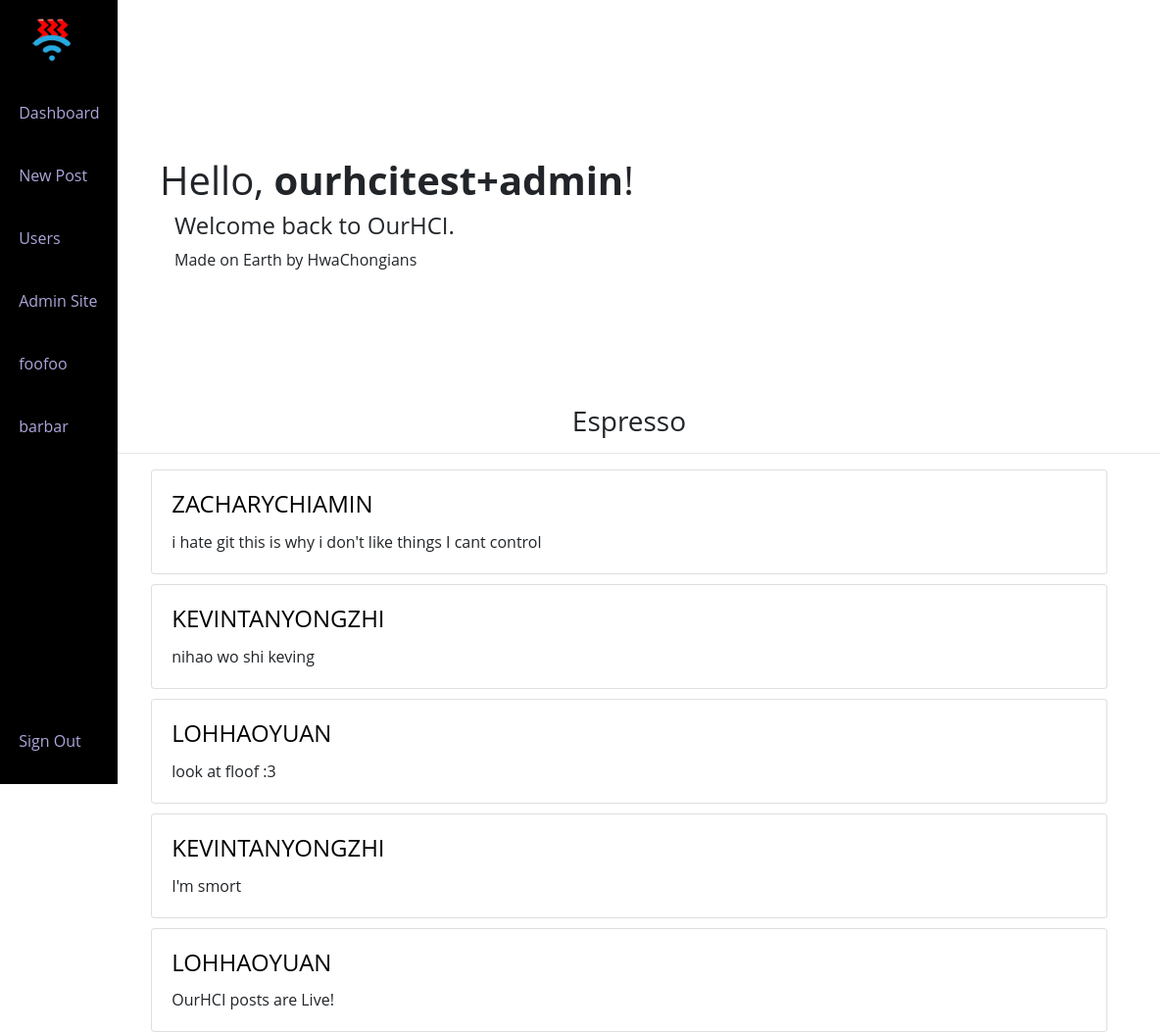
/ (signed in), run on the app's committed database.
### ourapp/models.py (models this page shows)
class User(AbstractUser):
    hciclass = models.CharField(max_length=3, null=False, blank=False)
    consortium = models.CharField(max_length=8, null=True, blank=True)
    bio = models.TextField(max_length=500, null=True, blank=True)
    reputation = models.IntegerField(null=False, blank=False, default=100)
    email = models.EmailField(null=False, max_length=26, blank=False)

class Post(models.Model):
    user = models.ForeignKey(User, on_delete=models.CASCADE)
    content = models.TextField(null=False)
    image = models.ImageField(upload_to="uploads/images", blank=True)

### ourapp/views.py (the view)
# urls.py: path("", views.index, name="index"),
def index(request):
    user = request.user
    developer = user.groups.filter(name='Developer').exists()
    feed = Post.objects.all().order_by('-id')
    return render(request, "ourapp/index.html", {
        "developer": developer,
        "feed": feed,
    })

### ourapp/templates/ourapp/index.html (shortened to what this page needs)
{% extends "ourapp/layout.html" %}
{% block body %}
    <div>
        {% if user.is_authenticated%}
        <div class="p-5 mb-4 rounded-3">
            <div class="container-fluid py-5">
            <h1 class="display-5 fw-bold">Hello, <strong>{{user}}</strong>!</h1>
            <h4 class="col-md-8 fs-4">Welcome back to OurHCI.</h4>
                <p class="col-md-8 fs-4">
                    Made on Earth by HwaChongians
                </p>
            </div>
        </div>
        {%endif%}
        <h3 class="centered">Espresso</h3>
        <hr>
        {%for post in feed%}
            <div class="card" style="width: 90%; height: auto; margin-bottom:2px;margin: 0 auto;float: none; margin-bottom: 10px;">
                <div class="card-body">
                <h5 class="card-title"><a class="userlink" href="{% url 'profile' post.user %}"><h4>{{post.user}}</h4></a></h5>
                <p class="card-text">{{post.content}}</p>
                </div>
            </div>
        {% endfor %}
            </div>
{% endblock %}

### ourapp/static/ourapp/styles.css (style rules this page uses)
body { font-family: 'Open Sans', sans-serif; background-color: #EAECEF }
.userlink { color:black; }
a { color:black; }

### ourapp/templates/ourapp/layout.html (style rules this page uses)
body { font-family: 'Open Sans', sans-serif; background-color: white; padding-left: 100px; position: relative; margin: var(--header-height) 0 0 0; padding: 0 1rem; font-size: var(--normal-font-size); transition: .5s; }
a { color: blue; text-decoration: none; }
.userlink { color: black; }
:root { --header-height: 3rem; --nav-width: 68px; --first-color: #000000; --first-color-light: #AFA5D9; --white-color: #F7F6FB; --body-font: 'Nunito', sans-serif; --normal-font-size: 1rem; --z-fixed: 100; }
@media screen and (min-width: 768px) { body { margin: calc(var(--header-height) + 1rem) 0 0 0; padding-left: calc(var(--nav-width) + 2rem); } }
@media screen and (min-width: 768px) { .centered { text-align: center; } }

### data on the page
User: username "ourhcitest+admin"
Post: user "ZACHARYCHIAMIN", content "i hate git this is why i don't like things I cant control"
Post: user "KEVINTANYONGZHI", content "nihao wo shi keving"
Post: user "LOHHAOYUAN", content "look at floof :3"
Post: user "KEVINTANYONGZHI", content "I'm smort"
Post: user "LOHHAOYUAN", content "OurHCI posts are Live!"
